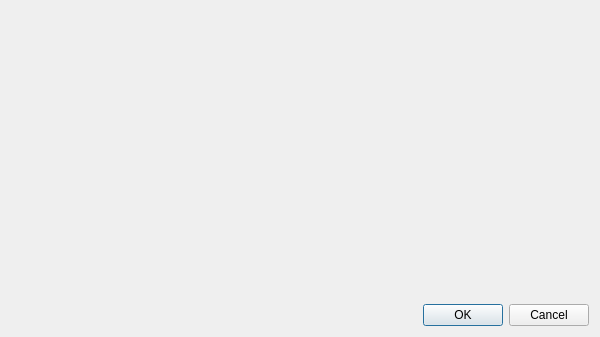
<?xml version="1.0" encoding="UTF-8"?>
<ui version="4.0">
 <class>ProcessSettingDialog</class>
 <widget class="QDialog" name="ProcessSettingDialog">
  <property name="geometry">
   <rect>
    <x>0</x>
    <y>0</y>
    <width>600</width>
    <height>337</height>
   </rect>
  </property>
  <property name="sizePolicy">
   <sizepolicy hsizetype="Preferred" vsizetype="Preferred">
    <horstretch>0</horstretch>
    <verstretch>0</verstretch>
   </sizepolicy>
  </property>
  <property name="windowTitle">
   <string>Dialog</string>
  </property>
  <layout class="QVBoxLayout" name="verticalLayout">
   <item>
    <widget class="QWidget" name="centralWidget" native="true">
     <property name="sizePolicy">
      <sizepolicy hsizetype="Expanding" vsizetype="Expanding">
       <horstretch>0</horstretch>
       <verstretch>0</verstretch>
      </sizepolicy>
     </property>
     <layout class="QGridLayout" name="gridLayout_2">
      <item row="0" column="0">
       <widget class="QLabel" name="labelImage">
        <property name="text">
         <string/>
        </property>
        <property name="alignment">
         <set>Qt::AlignCenter</set>
        </property>
       </widget>
      </item>
     </layout>
    </widget>
   </item>
   <item>
    <widget class="QDialogButtonBox" name="buttonBox">
     <property name="orientation">
      <enum>Qt::Horizontal</enum>
     </property>
     <property name="standardButtons">
      <set>QDialogButtonBox::Cancel|QDialogButtonBox::Ok</set>
     </property>
    </widget>
   </item>
  </layout>
 </widget>
 <resources/>
 <connections>
  <connection>
   <sender>buttonBox</sender>
   <signal>accepted()</signal>
   <receiver>ProcessSettingDialog</receiver>
   <slot>accept()</slot>
   <hints>
    <hint type="sourcelabel">
     <x>248</x>
     <y>254</y>
    </hint>
    <hint type="destinationlabel">
     <x>157</x>
     <y>274</y>
    </hint>
   </hints>
  </connection>
  <connection>
   <sender>buttonBox</sender>
   <signal>rejected()</signal>
   <receiver>ProcessSettingDialog</receiver>
   <slot>reject()</slot>
   <hints>
    <hint type="sourcelabel">
     <x>316</x>
     <y>260</y>
    </hint>
    <hint type="destinationlabel">
     <x>286</x>
     <y>274</y>
    </hint>
   </hints>
  </connection>
 </connections>
</ui>
